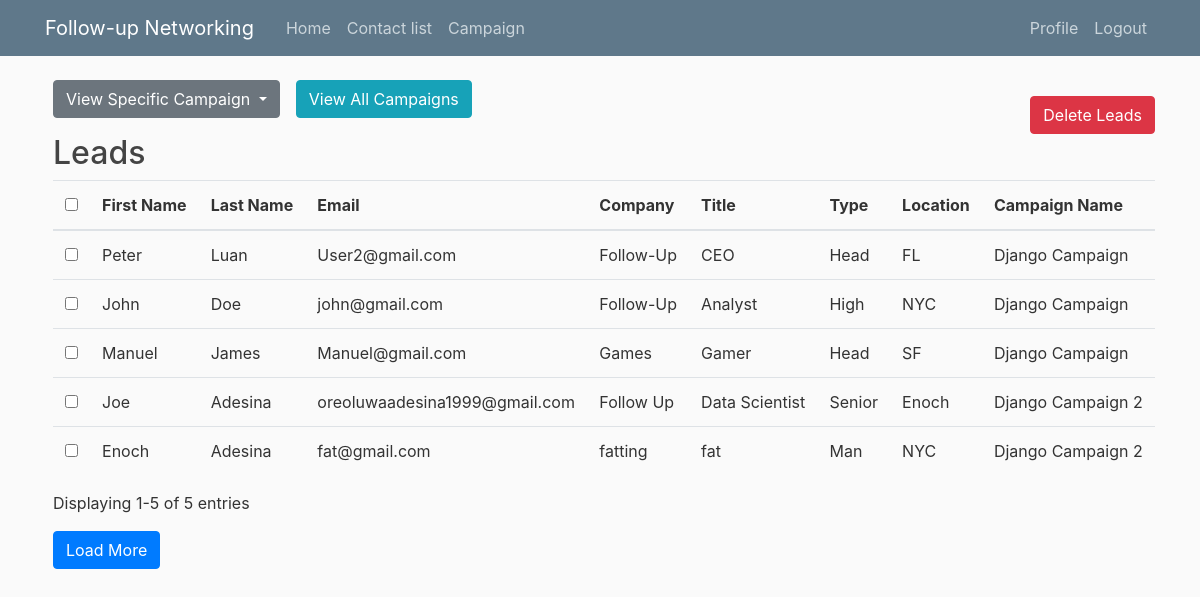
The page /campaign/ (signed in) on the database its author committed.
### contacts/models.py (models this page shows, shortened)
class Campaign_Emails(models.Model):
    user = models.ForeignKey(User, on_delete=models.CASCADE, default=1)
    email = models.EmailField()
    first_name = models.CharField(max_length=100, default='')
    last_name = models.CharField(max_length=100, default='')
    company = models.CharField(max_length=100, default='')
    type = models.CharField(max_length=100, default='')
    location = models.CharField(max_length=100, default='None')
    title = models.CharField(max_length=100, default='')
    campaign_name = models.CharField(max_length=255, default='')

### contacts/views.py (the view)
# urls.py: path('campaign/', views.campaign_page, name='campaign_page'),
@login_required
def campaign_page(request):
    campaign_emails = Campaign_Emails.objects.order_by('campaign_name')
    distinct_campaigns = Campaign_Emails.objects.values_list('campaign_name', flat=True).distinct()
    return render(request, 'campaign.html', {
        'campaign_emails': campaign_emails,
        'distinct_campaigns': distinct_campaigns
    })

### contacts/templates/campaign.html (shortened to what this page needs)
{% extends 'base.html' %}
{% block content %}
    <form method="post" action="{% url 'delete_selected_leads' %}">
        <button class="btn btn-danger float-right mt-3" id="deleteLeadsButton" type="submit">Delete Leads</button>
        <div class="ml-2">
            <div class="d-flex align-items-center">
                <div class="dropdown">
                    <button class="btn btn-secondary dropdown-toggle" type="button" id="viewCampaignDropdown" data-toggle="dropdown" aria-haspopup="true" aria-expanded="false">
                        View Specific Campaign
                    </button>
                </div>
                <button class="btn btn-info ml-3" id="viewAllButton">View All Campaigns</button>
            </div>
            <div id="campaignContent" class="mt-3">
                <h2>Leads</h2>
                <div id="campaignEmailsContainer">
                    <table class="table">
                        <thead>
                            <tr>
                                <th><input type="checkbox" id="selectAllCheckbox"></th>
                                <th>First Name</th>
                                <th>Last Name</th>
                                <th>Email</th>
                                <th>Company</th>
                                <th>Title</th>
                                <th>Type</th>
                                <th>Location</th>
                                <th>Campaign Name</th>
                            </tr>
                        </thead>
                        <tbody id="campaignEmailsTableBody">
                            {% for email_entry in campaign_emails %}
                                <tr data-campaign="{{ email_entry.campaign_name }}">
                                    <td><input type="checkbox" class="rowCheckbox" name="lead_ids" value="{{ email_entry.id }}"></td>
                                    <td>{{ email_entry.first_name }}</td>
                                    <td>{{ email_entry.last_name }}</td>
                                    <td>{{ email_entry.email }}</td>
                                    <td>{{ email_entry.company }}</td>
                                    <td>{{ email_entry.title }}</td>
                                    <td>{{ email_entry.type }}</td>
                                    <td>{{ email_entry.location }}</td>
                                    <td>{{ email_entry.campaign_name }}</td>
                                </tr>
                            {% endfor %}
                        </tbody>
                    </table>
                </div>
                <div id="paginationInfo" class="mt-3"></div>
                <button class="btn btn-primary mt-3" id="loadMoreButton">Load More</button>
            </div>
        </div>
    </form>
{% endblock %}

### contacts/static/main.css (style rules this page uses)
body { background: #fafafa; color: #333333; margin-top: 5rem; }
h1, h2, h3, h4, h5, h6 { color: #444444; }

### rows shown on the page
Campaign_Emails: first_name "Peter", last_name "Luan", email "User2@gmail.com", company "Follow-Up", title "CEO", type "Head", location "FL", campaign_name "Django Campaign"
Campaign_Emails: first_name "John", last_name "Doe", email "john@gmail.com", company "Follow-Up", title "Analyst", type "High", location "NYC", campaign_name "Django Campaign"
Campaign_Emails: first_name "Manuel", last_name "James", email "Manuel@gmail.com", company "Games", title "Gamer", type "Head", location "SF", campaign_name "Django Campaign"
Campaign_Emails: first_name "Joe", last_name "Adesina", email "oreoluwaadesina1999@gmail.com", company "Follow Up", title "Data Scientist", type "Senior", location "Enoch", campaign_name "Django Campaign 2"
Campaign_Emails: first_name "Enoch", last_name "Adesina", email "fat@gmail.com", company "fatting", title "fat", type "Man", location "NYC", campaign_name "Django Campaign 2"
